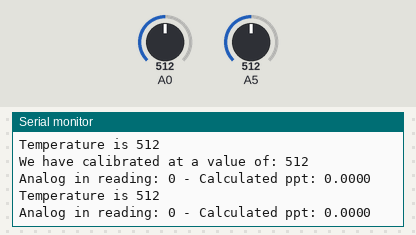
Simulated run of this sketch. Board: Arduino Uno, built with avr-gcc and run on an emulated ATmega328P. Shown: the last lines printed to the serial monitor. The inputs (shaded band) are chosen by the test bench; at power-on: A0 = 512, A5 = 512.

Above: at 1.2 s.
1.3 s: A0 set to 716
At 2.6 s:
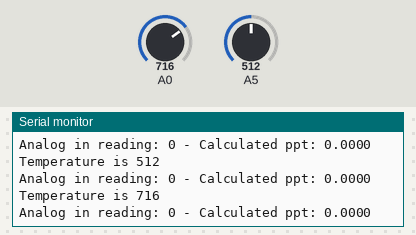
2.8 s: A0 set to 900
At 3.9 s:
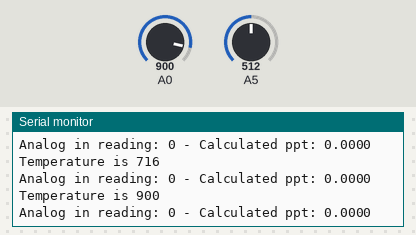
Timing chart, 0 to 5.8 s (numbered marks = the images above; inputs shaded):
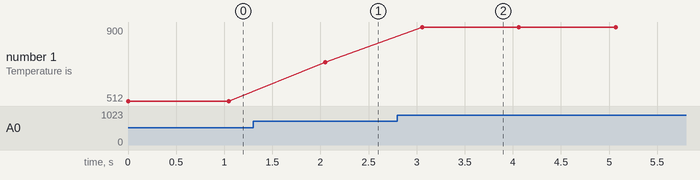

The sketch:

graph_sketch.ino
```cpp
/*
  Graph

 You can use the Arduino serial monitor to view the sent data, or it can
 be read by Processing, PD, Max/MSP, or any other program capable of reading
 data from a serial port.  The Processing code below graphs the data received
 so you can see the value of the analog input changing over time.

 The circuit:
 The salinity sensor is attached to A5.
*/

float ppt = 0;
float refvoltage = 1.1;
boolean calibrate = true;
int waterLevel = 0;

void setup() {
  // Initialize the serial communication:
  Serial.begin(9600);
  analogReference(INTERNAL);
}

void loop() {
  int temperature = analogRead(A0);
  Serial.print("Temperature is ");
  Serial.println(temperature);
  int samples = 20; //How many times we will read in
  int aRead = 0;

  int count = 0;
  int pastWaterLevel = analogRead(A5);
  //Find the value of waterLevel to find difference caused by salt
  while(calibrate) {
    waterLevel = analogRead(A5);
    if ((waterLevel <= (pastWaterLevel + 5) || waterLevel >= (pastWaterLevel - 5))){
      //The current reading is similar to the previous reading
      if (count >= 20) {
        Serial.print("We have calibrated at a value of: ");
        Serial.println(pastWaterLevel);
        //We have reached a place where the value has stabilized, end calibration
        calibrate = false;
      }
      else {
        //Value is close to previous add to calibration count
        count++;
      }
    }
    else {
      // Value has differentiated too much from before, restart count for calibration
      // and set new pastWaterLevel to the currentWaterLevel
      count = 0;
      pastWaterLevel = waterLevel;
    }
  }

  for (int i = 0; i < samples ; i++)
  {
    aRead += (analogRead(A5) - pastWaterLevel);
  }

  float voltage = 5.0 * aRead/ (1023 * samples);  // assuming 5V reference

  ppt = 16.3 * voltage;

  // convert voltage to ppt
  Serial.print("Analog in reading: ");
  Serial.print(aRead);

  // print ppt value on serial monitor
  Serial.print(" - Calculated ppt: ");
  Serial.println(ppt, 4); // the 4 is for 4 decimal places
  delay(1000);

  // Wait a bit for the analog-to-digital converter
  // To stabilize after the last reading:
  delay(2);
}
```

Measured:
- after the input at 1.3 s, the serial monitor: prints a new line after 0.75 s (image 1)
- after the input at 2.8 s, the serial monitor: prints a new line after 0.26 s (image 2)
- plotted number 1: 512 → 716 after the input at 1.3 s, 716 → 900 after the input at 2.8 s
